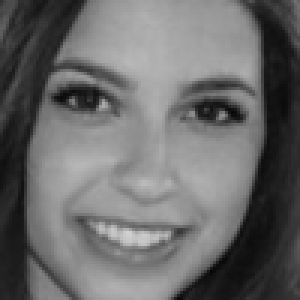
#> input picture rostos/0.png, 100 x 100 px, given as the content of the folder img/, which was not available (shown 3 times larger)
$ jupyter execute --allow-errors 'Projeto 3.ipynb'   (text cells are left out)
#> lines starting #> are read from the running program, lines starting #| are printed output that depends on the picture; pictures that were not available may be replaced by others from this repository, and a replacement may not be noted
[cell 1]
import cv2
import numpy as np
import os
import matplotlib.pyplot as plt
from PIL import Image
from skimage import color
from skimage import io

import seaborn as sns
import pandas as pd
import math as math
from scipy import stats

[cell 2]
img_folder_path = 'img/'
imgPaths = [img_folder_path+name for name in os.listdir(img_folder_path) if not name[0] == '.']

#print(imgPaths)

[cell 3]
faces = []
zoom = []
matrix= []

size = 100,100
contador=0

for imagem in (imgPaths):

    img = cv2.imread(imagem)
#> img is the input picture: shape (100, 100, 3); min 6, max 211, mean 106.5

    face_cascade = cv2.CascadeClassifier("utils/haarcascade_frontalface_default.xml")
    eye_cascade = cv2.CascadeClassifier('utils/haarcascade_eye.xml')

    #plt.imshow(cv2.cvtColor(img, cv2.COLOR_BGR2RGB))
    #plt.show()

    img1 = cv2.cvtColor(img, cv2.COLOR_BGR2RGB)
    gray = cv2.cvtColor(img1, cv2.COLOR_BGR2GRAY)

    detected_faces = face_cascade.detectMultiScale(gray)
#> detected_faces = [[9, 6, 85, 85]]

    for(x, y, w, h) in detected_faces:
        roi_gray = gray[y:y+h, x:x+w]
        roi_color = img1[y:y+h, x:x+w]

        eyes = eye_cascade.detectMultiScale(roi_gray)

        if len(eyes) > 1:

            faces.append(np.array(roi_color))

            ultima= faces[len(faces)-1]
            gray = cv2.cvtColor(ultima, cv2.COLOR_RGB2GRAY)
            foto = Image.fromarray(gray)
            foto.thumbnail(size)
            matriz=np.array(foto)
            zoom.append(matriz)

            a = zoom[len(zoom)-1]
            b= np.concatenate(a)

            if len(b)==10000:
                foto.save('rostos\{}.png'.format(contador))

                fotooriginal = Image.fromarray(img1)
                fotooriginal.save('img_utilizaveis\{}.png'.format(contador))
                contador+=1
                matrix.append(b)
#> this loop made 1 pass
#> (x, y, w, h, eyes) on pass 1: (9, 6, 85, 85, [[5, 14, 27, 27], [49, 19, 25, 25]])
#> pass 1, `roi_gray = gray[y:y+h, x:x+w]`:
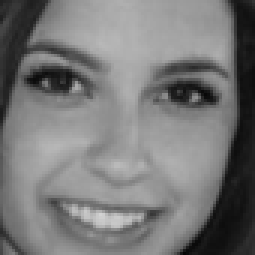
#> roi_gray: shape (85, 85) (shown 3 times larger); min 6, max 211, mean 120.3
#> after the loop, contador = 0; faces = 1 item; matrix = []; zoom = 1 item

#            cv2.rectangle(img,(x,y),(x+w,y+h),(255,0,0),2)

#            for (ex,ey,ew,eh) in eyes:
#                cv2.rectangle(roi_color,(ex,ey),(ex+ew,ey+eh),(0,255,0),2)


$ run again, on rostos/116.png
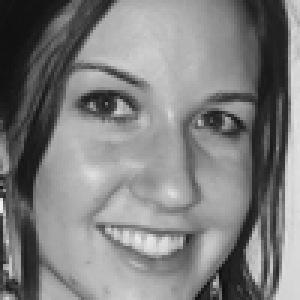
#> input picture rostos/116.png, 100 x 100 px, given as the content of the folder img/, which was not available (shown 3 times larger)
#> img is the input picture: shape (100, 100, 3); min 16, max 240, mean 127
#> detected_faces = [[12, 8, 84, 84]]
#> the loop `for(x, y, w, h) in detected_faces:` made 1 pass
#> (x, y, w, h, eyes) on pass 1: (12, 8, 84, 84, [[9, 13, 27, 27], [46, 20, 24, 24]])
#> pass 1, `roi_gray = gray[y:y+h, x:x+w]`:
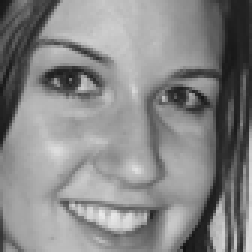
#> roi_gray: shape (84, 84) (shown 3 times larger); min 17, max 234, mean 134.9
#> after the loop `for(x, y, w, h) in detected_faces:`: contador = 0; faces = 1 item; matrix = []; zoom = 1 item

$ run again, on rostos/121.png
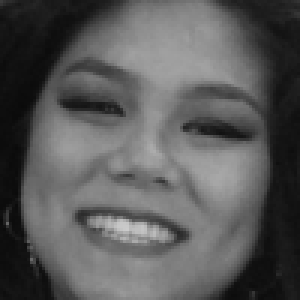
#> input picture rostos/121.png, 100 x 100 px, given as the content of the folder img/, which was not available (shown 3 times larger)
#> img is the input picture: shape (100, 100, 3); min 10, max 203, mean 88.9
#> detected_faces = [[7, 6, 86, 86]]
#> the loop `for(x, y, w, h) in detected_faces:` made 1 pass
#> (x, y, w, h, eyes) on pass 1: (7, 6, 86, 86, [[10, 15, 28, 28]])
#> pass 1, `roi_gray = gray[y:y+h, x:x+w]`:
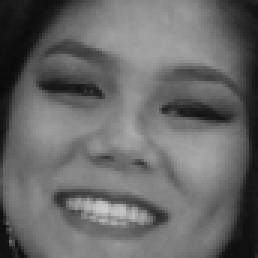
#> roi_gray: shape (86, 86) (shown 3 times larger); min 10, max 203, mean 103.9
#> after the loop `for(x, y, w, h) in detected_faces:`: contador = 0; faces = []

$ run again, on rostos/122.png
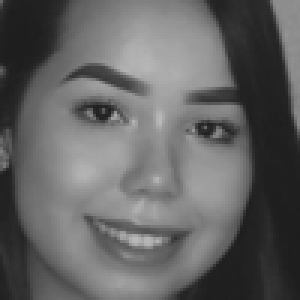
#> input picture rostos/122.png, 100 x 100 px, given as the content of the folder img/, which was not available (shown 3 times larger)
#> img is the input picture: shape (100, 100, 3); min 29, max 185, mean 99.3
#> detected_faces = [[8, 8, 86, 86]]
#> the loop `for(x, y, w, h) in detected_faces:` made 1 pass
#> (x, y, w, h, eyes) on pass 1: (8, 8, 86, 86, [[11, 16, 27, 27], [49, 23, 25, 25]])
#> pass 1, `roi_gray = gray[y:y+h, x:x+w]`:
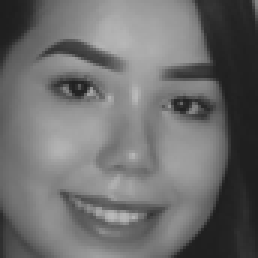
#> roi_gray: shape (86, 86) (shown 3 times larger); min 29, max 185, mean 109.6
#> after the loop `for(x, y, w, h) in detected_faces:`: contador = 0; faces = 1 item; matrix = []; zoom = 1 item
